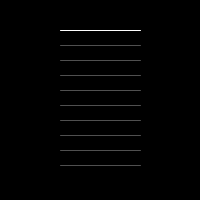
Frame 1 (no input)
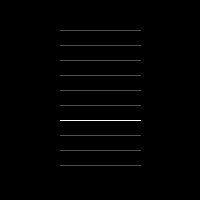
Frame 60 (the mouse pressed at the canvas centre just before this capture)
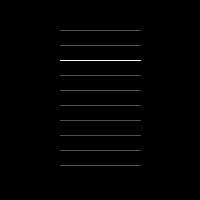
Frame 120 (the mouse held since frame 60 and released just before this capture)

The Processing sketch that drew these frames (run headless with seeded random() and noise(); from frame 60 on, the mouse is pressed at the canvas centre):

// Processing sketch: Aufgabe_5_3_g
// ── Aufgabe_5_3_g.pde
int highlight = 0;

void setup() {
    size(200, 200);
}

void draw() {
    background(0);

    //calc highlight
    if (frameCount % 10 == 0) {
        highlight = (highlight + 1) % 10;
    }
    //draw all lines
    stroke(80); 
    for (int i = 0; i < 10; i++) {
        line(60, 30 + i * 15, 140,30 + i * 15);
    }
    // draw highlight
    stroke(255);
    line(60, 30 + highlight * 15, 140, 30 + highlight * 15);
}
